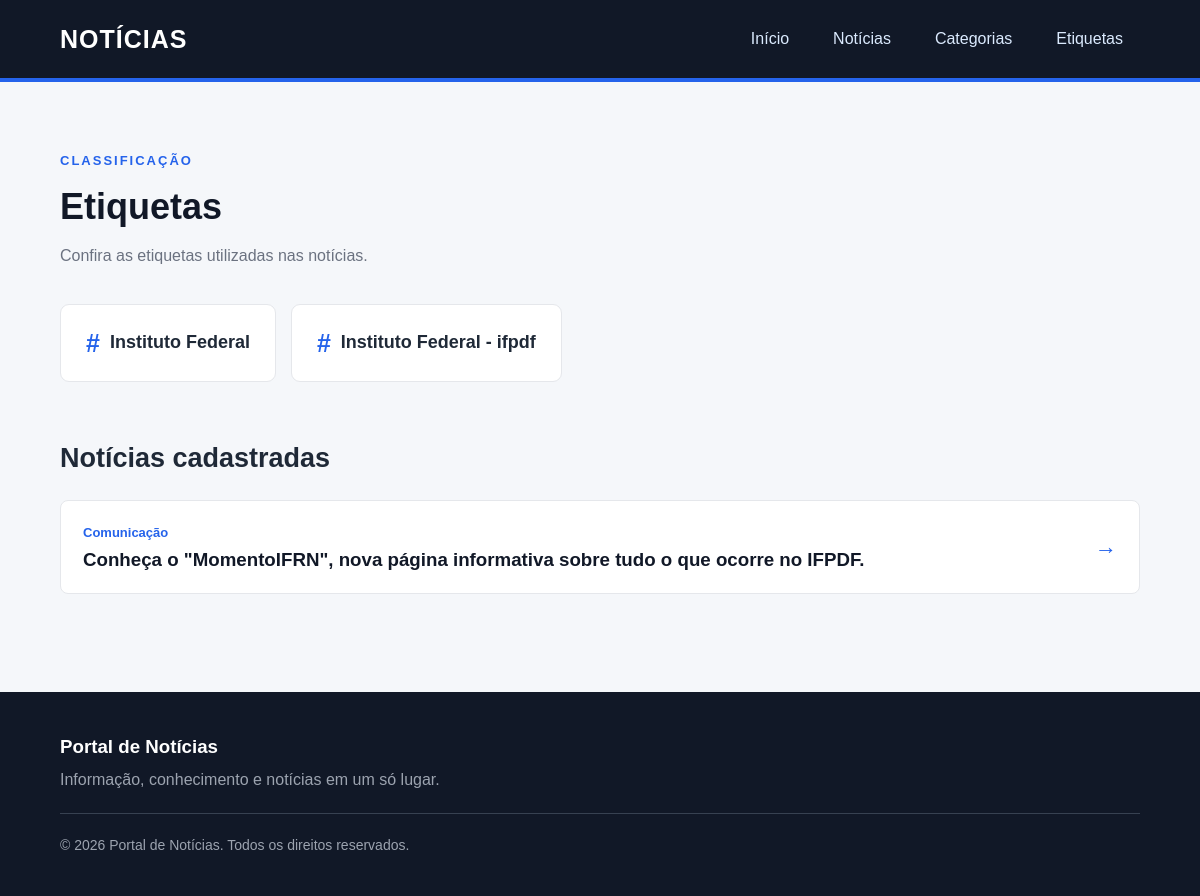
Screenshot of /noticias/lista_tags/ with the database file from the repository.
### noticias/models.py (models this page shows, shortened)
class Tag(models.Model):
    titulo = models.CharField(max_length=50)

class Noticia(models.Model):
    manchete = models.CharField(max_length=200)
    detalhamento = models.TextField()
    categoria = models.ForeignKey(Categoria, on_delete=models.CASCADE, related_name='noticias')
    tags = models.ManyToManyField('Tag', related_name='noticias')

class Categoria(models.Model):
    nome = models.CharField(max_length=100)

### noticias/views.py (the view)
# urls.py: path('lista_tags/', views.lista_tags, name='lista_tags'),
def lista_tags(request):
    tags = Tag.objects.all()
    noticias = Noticia.objects.all()
    return render(request, 'noticias/lista_tags.html', {'tags': tags, 'noticias': noticias})

### noticias/templates/noticias/lista_tags.html (shortened to what this page needs)
{% extends 'base.html' %}
{% block content %}
<section class="pagina">
    <div class="titulo-pagina">
        <span>CLASSIFICAÇÃO</span>
        <h1>Etiquetas</h1>
        <p>
            Confira as etiquetas utilizadas nas notícias.
        </p>
    </div>
    <div class="grid-tags">
        {% for tag in tags %}
            <div class="card-tag">
                <span class="tag-grande">
                    #
                </span>
                <h2>
                    {{ tag.titulo }}
                </h2>
            </div>
        {% endfor %}
    </div>
    <div class="subtitulo">
        <h2>Notícias cadastradas</h2>
    </div>
    <div class="lista-simples">
        {% for noticia in noticias %}
            <a
                href="{% url 'detalhes_noticia' noticia.id %}"
                class="item-lista"
            >
                <div>
                    <span>
                        {{ noticia.categoria.nome }}
                    </span>
                    <h3>
                        {{ noticia.manchete }}
                    </h3>
                </div>
                <strong>→</strong>
            </a>
        {% empty %}
            <p>Nenhuma notícia cadastrada.</p>
        {% endfor %}
    </div>
</section>
{% endblock %}

### templates/base.html (shortened to what this page needs)
{% load static %}
<!DOCTYPE html>
<html lang="pt-br">
<head>
    <link rel="stylesheet" href="{% static 'css/style.css' %}">
</head>
<body>
    {% include 'fragments/header.html' %}
    <main class="conteudo">
        {% block content %}
        {% endblock %}
    </main>
    {% include 'fragments/footer.html' %}
</body>
</html>

### templates/fragments/header.html
<header class="cabecalho">
    <div class="container cabecalho-conteudo">
        <a href="{% url 'home' %}" class="logo">
            NOTÍCIAS
        </a>
        <nav class="navegacao">
            <a href="{% url 'home' %}" class="botao-nav">
                Início
            </a>
            <a href="{% url 'lista_noticias' %}" class="botao-nav">
                Notícias
            </a>
            <a href="{% url 'lista_categorias' %}" class="botao-nav">
                Categorias
            </a>
            <a href="{% url 'lista_tags' %}" class="botao-nav">
                Etiquetas
            </a>
        </nav>
    </div>
</header>

### templates/fragments/footer.html
<footer class="rodape">
    <div class="container">
        <h3>Portal de Notícias</h3>
        <p>
            Informação, conhecimento e notícias em um só lugar.
        </p>
        <p class="copyright">
            © 2026 Portal de Notícias. Todos os direitos reservados.
        </p>
    </div>
</footer>

### static/css/style.css (style rules this page uses)
* { margin: 0; padding: 0; box-sizing: border-box; }
body { font-family: Arial, Helvetica, sans-serif; background: #f5f7fa; color: #1f2937; line-height: 1.6; }
a { text-decoration: none; color: inherit; }
.container { width: 90%; max-width: 1200px; margin: 0 auto; }
.cabecalho { background: #111827; color: white; border-bottom: 4px solid #2563eb; }
.cabecalho-conteudo { min-height: 78px; display: flex; align-items: center; justify-content: space-between; gap: 30px; }
.logo { font-size: 25px; font-weight: bold; letter-spacing: 1px; }
.navegacao { display: flex; align-items: center; gap: 10px; }
.botao-nav { padding: 10px 17px; border-radius: 6px; color: #dbeafe; transition: 0.2s; }
.conteudo { min-height: calc(100vh - 220px); }
.secao, .pagina { width: 90%; max-width: 1200px; margin: 0 auto; padding: 65px 0; }
.titulo-secao, .titulo-pagina { margin-bottom: 35px; }
.titulo-secao span, .titulo-pagina span { color: #2563eb; font-size: 13px; font-weight: bold; letter-spacing: 2px; }
.titulo-secao h2, .titulo-pagina h1 { color: #111827; font-size: 36px; margin-top: 5px; }
.titulo-secao p, .titulo-pagina p { color: #6b7280; margin-top: 8px; }
.grid-tags { display: flex; flex-wrap: wrap; gap: 15px; }
.card-tag { background: white; border: 1px solid #e5e7eb; border-radius: 9px; padding: 18px 25px; display: flex; align-items: center; gap: 10px; }
.tag-grande { color: #2563eb; font-size: 25px; font-weight: bold; }
.card-tag h2 { font-size: 18px; }
.subtitulo { margin-top: 55px; margin-bottom: 20px; }
.subtitulo h2 { font-size: 27px; }
.lista-simples { display: flex; flex-direction: column; gap: 10px; }
.item-lista { background: white; border: 1px solid #e5e7eb; border-radius: 8px; padding: 18px 22px; display: flex; justify-content: space-between; align-items: center; transition: 0.2s; }
.item-lista span { color: #2563eb; font-size: 13px; font-weight: bold; }
.item-lista h3 { color: #111827; }
.item-lista strong { color: #2563eb; font-size: 22px; }
.rodape { background: #111827; color: white; padding: 40px 0; margin-top: 30px; }
.rodape h3 { margin-bottom: 5px; }
.rodape p { color: #9ca3af; }
.copyright { margin-top: 20px; padding-top: 20px; border-top: 1px solid #374151; font-size: 14px; }

### rows the page displays
Tag: titulo "Instituto Federal"
Tag: titulo "Instituto Federal - ifpdf"
Noticia: categoria.nome "Comunicação", manchete "Conheça o \"MomentoIFRN\", nova página informativa sobre tudo o que ocorre no IFPDF."
